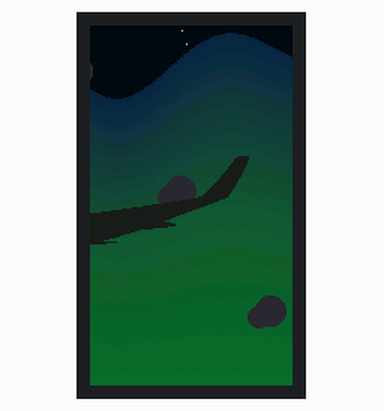
This sketch was run on a simulated ESP32. Shown: 135×240 colour display. Random numbers use the default seed unless the sketch sets one.

Above: at 0.65 s.
At 19.96 s:
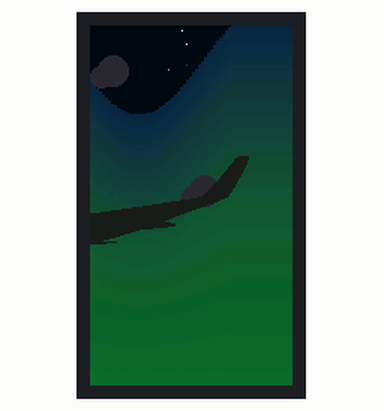
At 24.79 s:
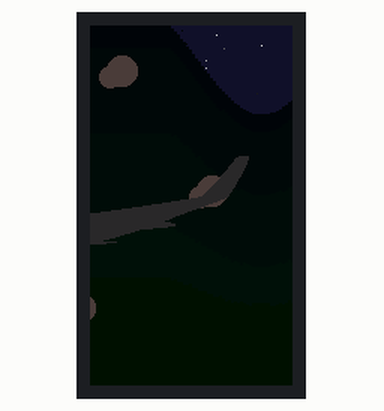
At 27.21 s:
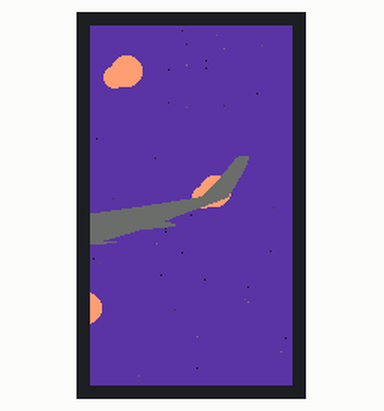
At 29.62 s:
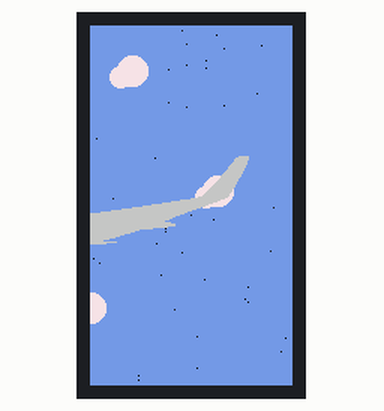
At 39.4 s:
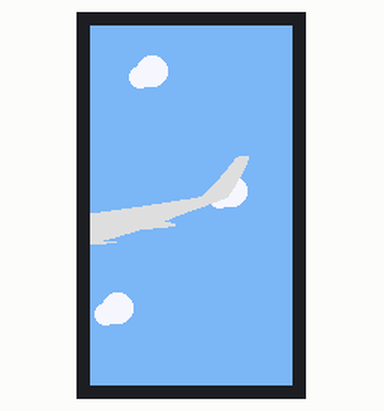

Measured:
- what the display in image 5 shows lasts 0.6 s, from 39.3 s to 39.9 s

The sketch:

where_u_from.ino.ino
```cpp
#include "TFT_eSPI.h"
#include "SPI.h"


float loopLength = 60.0f;

TFT_eSPI tft = TFT_eSPI();
TFT_eSprite spr = TFT_eSprite(&tft);

struct Point {
  float x, y;
};

struct ColorRGB {
  float r, g, b;
};


struct Cloud {
  float x, y, speed;
};
Cloud clouds[3];

struct Star {
  int x, y;
  float phase;
};
Star stars[40];

struct ShootingStar {
  float x, y;
  bool active;
};
ShootingStar ss = {0, 0, false};


Point fillPath[350];
int fillCount = 0;


inline uint16_t colorRGB565(ColorRGB c) {
  uint8_t r = (uint8_t)c.r;
  uint8_t g = (uint8_t)c.g;
  uint8_t b = (uint8_t)c.b;
  return ((r & 0xF8) << 8) | ((g & 0xFC) << 3) | (b >> 3);
}


ColorRGB blend(ColorRGB c1, ColorRGB c2, float t) {
  return {
    c1.r + (c2.r - c1.r) * t,
    c1.g + (c2.g - c1.g) * t,
    c1.b + (c2.b - c1.b) * t
  };
}


void addPoint(Point* arr, int &count, float x, float y) {
  if (count < 350) {
    arr[count].x = x;
    arr[count].y = y;
    count++;
  }
}

void addCubicBezier(Point* arr, int &count, Point p0, Point p1, Point p2, Point p3, int steps = 10) {
  for (int i = 0; i <= steps; i++) {
    float t = (float)i / (float)steps;
    float u = 1.0f - t;
    float tt = t * t;
    float uu = u * u;
    float uuu = uu * u;
    float ttt = tt * t;

    float x = uuu * p0.x + 3.0f * uu * t * p1.x + 3.0f * u * tt * p2.x + ttt * p3.x;
    float y = uuu * p0.y + 3.0f * uu * t * p1.y + 3.0f * u * tt * p2.y + ttt * p3.y;
    addPoint(arr, count, x, y);
  }
}

void initSVGGeometry() {
  fillCount = 0;
  addCubicBezier(fillPath, fillCount, {0.0f, 125.122f}, {22.7039f, 121.938f}, {69.0f, 115.0f}, {74.5f, 113.605f});
  addCubicBezier(fillPath, fillCount, {74.5f, 113.605f}, {80.5913f, 109.672f}, {92.0f, 95.0f}, {98.0f, 87.6218f});
  addCubicBezier(fillPath, fillCount, {98.0f, 87.6218f}, {100.215f, 85.9364f}, {104.0f, 85.5f}, {106.0f, 86.6218f});
  addCubicBezier(fillPath, fillCount, {106.0f, 86.6218f}, {106.554f, 87.7453f}, {98.0f, 105.0f}, {91.9229f, 113.605f});
  addCubicBezier(fillPath, fillCount, {91.9229f, 113.605f}, {88.462f, 116.414f}, {60.0f, 125.0f}, {49.284f, 130.261f});
  addCubicBezier(fillPath, fillCount, {49.284f, 130.261f}, {71.0f, 133.5f}, {43.21f, 134.5f}, {32.5f, 136.0f});
  addCubicBezier(fillPath, fillCount, {32.5f, 136.0f}, {22.5081f, 139.184f}, {20.0f, 140.0f}, {8.5f, 143.0f});
  addCubicBezier(fillPath, fillCount, {8.5f, 143.0f}, {30.0f, 144.5f}, {7.38337f, 145.0f}, {0.0f, 145.627f});
  addPoint(fillPath, fillCount, 0.0f, 145.627f);
  addPoint(fillPath, fillCount, 0.0f, 125.122f);
}

void drawFilledPolygon(TFT_eSprite &canvas, const Point* pts, int numPts, uint16_t color) {
  if (numPts < 3) return;

  float minY = pts[0].y;
  float maxY = pts[0].y;
  for (int i = 1; i < numPts; i++) {
    if (pts[i].y < minY) minY = pts[i].y;
    if (pts[i].y > maxY) maxY = pts[i].y;
  }

  int startY = max(0, (int)minY);
  int endY = min(239, (int)maxY);

  for (int y = startY; y <= endY; y++) {
    float nodeX[64];
    int nodes = 0;
    int j = numPts - 1;

    for (int i = 0; i < numPts; i++) {
      if ((pts[i].y < y && pts[j].y >= y) || (pts[j].y < y && pts[i].y >= y)) {
        if (pts[j].y != pts[i].y) {
          nodeX[nodes++] = pts[i].x + (float)(y - pts[i].y) / (pts[j].y - pts[i].y) * (pts[j].x - pts[i].x);
        }
      }
      j = i;
    }

    for (int i = 0; i < nodes - 1; i++) {
      for (int k = i + 1; k < nodes; k++) {
        if (nodeX[i] > nodeX[k]) {
          float temp = nodeX[i];
          nodeX[i] = nodeX[k];
          nodeX[k] = temp;
        }
      }
    }

    for (int i = 0; i < nodes; i += 2) {
      if (nodeX[i] >= 135) break;
      if (nodeX[i + 1] > 0) {
        int x0 = max(0, (int)nodeX[i]);
        int x1 = min(134, (int)nodeX[i + 1]);
        if (x1 >= x0) canvas.drawFastHLine(x0, y, x1 - x0 + 1, color);
      }
    }
  }
}


void drawClouds(TFT_eSprite &canvas, ColorRGB cloudCol) {
  uint16_t c = colorRGB565(cloudCol);
  for (int i = 0; i < 3; i++) {
    canvas.fillCircle(clouds[i].x, clouds[i].y, 10, c);
    canvas.fillCircle(clouds[i].x - 8, clouds[i].y + 4, 7, c);

    clouds[i].x += clouds[i].speed;

    if (clouds[i].x > 150) {
      clouds[i].x = -20;
      clouds[i].y = random(15, 225);
    }
  }
}


void drawAurora(TFT_eSprite &canvas, float timeStr, float intensity, int colorMode) {
  if (intensity <= 0.01f) return;

  ColorRGB cTop, cMid, cBot;


  if (colorMode == 0) {
    cTop = {15, 40, 70}; cMid = {20, 90, 50}; cBot = {10, 110, 40};
  } else if (colorMode == 1) {
    cTop = {60, 15, 40}; cMid = {100, 20, 50}; cBot = {130, 30, 30};
  } else {
    cTop = {40, 10, 70}; cMid = {70, 15, 80}; cBot = {20, 100, 60};
  }


  cTop.r *= intensity; cTop.g *= intensity; cTop.b *= intensity;
  cMid.r *= intensity; cMid.g *= intensity; cMid.b *= intensity;
  cBot.r *= intensity; cBot.g *= intensity; cBot.b *= intensity;

  for (int x = 0; x < 135; x += 2) {
    float wave = sin(x * 0.02f + timeStr) + cos(x * 0.04f - timeStr * 0.7f);
    int yStart = 10 + wave * 25;
    if (yStart < 0) yStart = 0;
    int height = 240 - yStart;


    for (int yOffset = 0; yOffset < height; yOffset += 3) {
      float t = (float)yOffset / (float)height;
      ColorRGB c;
      if (t < 0.5f) {
        c = blend(cTop, cMid, t * 2.0f);
      } else {
        c = blend(cMid, cBot, (t - 0.5f) * 2.0f);
      }

      uint16_t col = colorRGB565(c);
      int chunkHeight = 3;
      if (yOffset + chunkHeight > height) chunkHeight = height - yOffset;

      canvas.drawFastVLine(x, yStart + yOffset, chunkHeight, col);
      canvas.drawFastVLine(x + 1, yStart + yOffset, chunkHeight, col);
    }
  }
}

void setup() {
  pinMode(TFT_BL, OUTPUT);
  digitalWrite(TFT_BL, HIGH);

  tft.init();
  tft.setRotation(0);
  initSVGGeometry();

  spr.setColorDepth(16);
  spr.createSprite(135, 240);

  randomSeed(analogRead(0));


  for (int i = 0; i < 40; i++) {
    stars[i] = {(int)random(0, 135), (int)random(0, 240), random(0, 100) / 100.0f};
  }


  clouds[0] = {-10, 30, 0.15f};
  clouds[1] = {60, 110, 0.10f};
  clouds[2] = {120, 190, 0.20f};
}

void loop() {
  uint32_t msCycle = (uint32_t)(loopLength * 1000.0f);
  float frac = (millis() % msCycle) / (float)msCycle;
  int cycleCount = millis() / msCycle;
  bool isAuroraNight = (cycleCount % 3 == 0);
  int auroraColorMode = cycleCount % 3;

  ColorRGB skyNight      = {5, 10, 20};
  ColorRGB skySunrise    = {95, 56, 164};
  ColorRGB skyDay        = {121, 181, 241};
  ColorRGB skySunsetTop  = {56, 61, 124};
  ColorRGB skySunsetBot  = {226, 158, 103};

  ColorRGB planeNight    = {28, 28, 28};
  ColorRGB planeSunrise  = {110, 110, 110};
  ColorRGB planeDay      = {223, 223, 223};
  ColorRGB planeSunset   = {176, 176, 176};

  ColorRGB cloudNight    = {40, 40, 50};
  ColorRGB cloudSunrise  = {255, 160, 120};
  ColorRGB cloudDay      = {245, 245, 255};
  ColorRGB cloudSunset   = {255, 120, 100};

  ColorRGB topColor, botColor, planeColor, cloudColor;
  float nightIntensity = 0.0f;

  if (frac < 0.4f) {
    topColor = botColor = skyNight;
    planeColor = planeNight;
    cloudColor = cloudNight;
    nightIntensity = 1.0f;
  } else if (frac < 0.5f) {
    float t = (frac - 0.4f) / 0.1f;
    nightIntensity = 1.0f - t;
    if (t < 0.5f) {
      topColor = botColor = blend(skyNight, skySunrise, t * 2.0f);
      planeColor = blend(planeNight, planeSunrise, t * 2.0f);
      cloudColor = blend(cloudNight, cloudSunrise, t * 2.0f);
    } else {
      topColor = botColor = blend(skySunrise, skyDay, (t - 0.5f) * 2.0f);
      planeColor = blend(planeSunrise, planeDay, (t - 0.5f) * 2.0f);
      cloudColor = blend(cloudSunrise, cloudDay, (t - 0.5f) * 2.0f);
    }
  } else if (frac < 0.9f) {
    topColor = botColor = skyDay;
    planeColor = planeDay;
    cloudColor = cloudDay;
    nightIntensity = 0.0f;
  } else {
    float t = (frac - 0.9f) / 0.1f;
    nightIntensity = t;
    if (t < 0.5f) {
      topColor = blend(skyDay, skySunsetTop, t * 2.0f);
      botColor = blend(skyDay, skySunsetBot, t * 2.0f);
      planeColor = blend(planeDay, planeSunset, t * 2.0f);
      cloudColor = blend(cloudDay, cloudSunset, t * 2.0f);
    } else {
      topColor = blend(skySunsetTop, skyNight, (t - 0.5f) * 2.0f);
      botColor = blend(skySunsetBot, skyNight, (t - 0.5f) * 2.0f);
      planeColor = blend(planeSunset, planeNight, (t - 0.5f) * 2.0f);
      cloudColor = blend(cloudSunset, cloudNight, (t - 0.5f) * 2.0f);
    }
  }


  for (int y = 0; y < 240; y++) {
    ColorRGB rowColor = blend(topColor, botColor, y / 239.0f);
    spr.drawFastHLine(0, y, 135, colorRGB565(rowColor));
  }


  if (nightIntensity > 0.05f) {
    for (int i = 0; i < 40; i++) {
      float twinkle = (sin(millis() * 0.002f + stars[i].phase * 6.28f) + 1.0f) / 2.0f;
      float brightness = nightIntensity * twinkle;
      uint8_t c = (uint8_t)(255 * brightness);
      spr.drawPixel(stars[i].x, stars[i].y, spr.color565(c, c, c));
    }

    if (nightIntensity > 0.8f) {
      if (!ss.active && random(100) < 2) {
        ss.x = random(30, 135);
        ss.y = random(0, 150);
        ss.active = true;
      }

      if (ss.active) {
        for (int i = 0; i < 6; i++) {
          uint8_t fade = 255 - (i * 40);
          spr.drawPixel(ss.x + i, ss.y - i, spr.color565(fade, fade, fade));
        }
        ss.x -= 4;
        ss.y += 4;
        if (ss.y > 240 || ss.x < 0) ss.active = false;
      }
    }
  }


  if (isAuroraNight) {
    float auroraIntensity = 0.0f;

    if (nightIntensity > 0.85f) {
      float t = (nightIntensity - 0.85f) / 0.15f;
      auroraIntensity = t * t;
      if (auroraIntensity > 0.01f) {
        float animTime = millis() * 0.001f;
        drawAurora(spr, animTime, auroraIntensity, auroraColorMode);
      }
    }
  }


  drawClouds(spr, cloudColor);


  uint16_t pathFill = colorRGB565(planeColor);
  drawFilledPolygon(spr, fillPath, fillCount, pathFill);


  if ((millis() % 1000) < 150) {
    spr.fillCircle(92, 112, 3, spr.color565(255, 20, 20));
  }


  spr.pushSprite(0, 0);
  delay(16);
}
```
